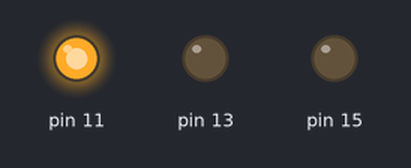
A program run on a simulated Raspberry Pi (header pin numbers). On the bench: output pins drawn as LEDs (lit = HIGH).

Above: at 0.1 s.
At 1.1 s:
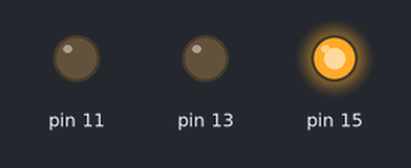
At 2.7 s:
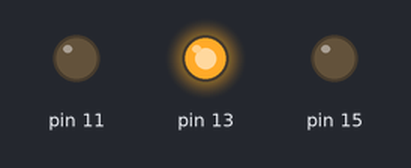
Timing chart, 0 to 3.0 s (numbered marks = the images above):
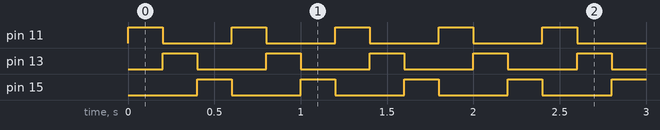

Measured:
- by itself, pin 11, pin 13, pin 15: alternates HIGH for 0.20 s and LOW for 0.40 s
- by itself, everything shown: repeats every 0.60 s, in 3 steps

The program:

cyclelights.py
```python
import RPi.GPIO as GPIO
import time

GPIO.setmode(GPIO.BOARD)

GPIO.setup(11, GPIO.OUT)
GPIO.setup(13, GPIO.OUT)
GPIO.setup(15, GPIO.OUT)

counter = 0
timer = .2
try:
	while counter <1000000:
		GPIO.output(11,GPIO.HIGH)
		GPIO.output(15,GPIO.LOW)
		#print("1")
		time.sleep(timer)
		GPIO.output(11,GPIO.LOW)
		GPIO.output(13,GPIO.HIGH)
		#print("2")
		time.sleep(timer)
		GPIO.output(13,GPIO.LOW)
		#print("3")
		GPIO.output(15,GPIO.HIGH)
		time.sleep(timer)
		#print(counter)
		counter += 1
except KeyboardInterrupt:
	print("interrupted")
# except:
# 	print("other error")
finally:
	#GPIO.output(11,GPIO.LOW)
	GPIO.cleanup()
```
